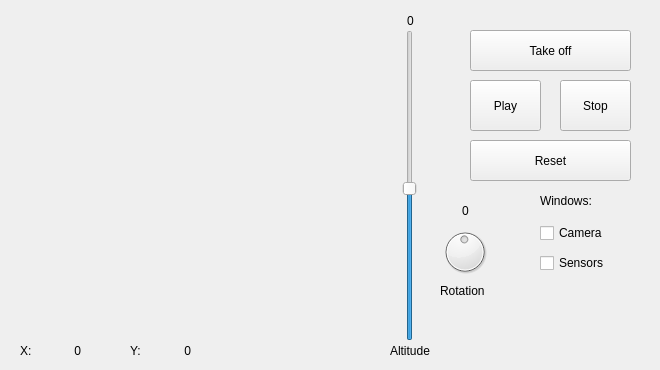
<?xml version="1.0" encoding="UTF-8"?>
<ui version="4.0">
 <class>MainWindow</class>
 <widget class="QMainWindow" name="MainWindow">
  <property name="geometry">
   <rect>
    <x>0</x>
    <y>0</y>
    <width>660</width>
    <height>370</height>
   </rect>
  </property>
  <property name="minimumSize">
   <size>
    <width>660</width>
    <height>370</height>
   </size>
  </property>
  <property name="maximumSize">
   <size>
    <width>660</width>
    <height>370</height>
   </size>
  </property>
  <property name="windowTitle">
   <string>Cat</string>
  </property>
  <widget class="QWidget" name="centralwidget">
   <widget class="QPushButton" name="takeoffButton">
    <property name="geometry">
     <rect>
      <x>470</x>
      <y>30</y>
      <width>161</width>
      <height>41</height>
     </rect>
    </property>
    <property name="text">
     <string>Take off</string>
    </property>
   </widget>
   <widget class="QSlider" name="altdSlider">
    <property name="geometry">
     <rect>
      <x>400</x>
      <y>30</y>
      <width>19</width>
      <height>311</height>
     </rect>
    </property>
    <property name="maximum">
     <number>100</number>
    </property>
    <property name="value">
     <number>49</number>
    </property>
    <property name="orientation">
     <enum>Qt::Vertical</enum>
    </property>
   </widget>
   <widget class="QPushButton" name="playButton">
    <property name="geometry">
     <rect>
      <x>470</x>
      <y>80</y>
      <width>71</width>
      <height>51</height>
     </rect>
    </property>
    <property name="text">
     <string>Play</string>
    </property>
    <property name="icon">
     <iconset resource="../resources/resources.qrc">
      <normaloff>:/images/play.png</normaloff>:/images/play.png</iconset>
    </property>
   </widget>
   <widget class="QPushButton" name="stopButton">
    <property name="geometry">
     <rect>
      <x>560</x>
      <y>80</y>
      <width>71</width>
      <height>51</height>
     </rect>
    </property>
    <property name="text">
     <string>Stop</string>
    </property>
    <property name="icon">
     <iconset resource="../resources/resources.qrc">
      <normaloff>:/images/stop.png</normaloff>:/images/stop.png</iconset>
    </property>
   </widget>
   <widget class="QLabel" name="windowsLabel">
    <property name="geometry">
     <rect>
      <x>540</x>
      <y>190</y>
      <width>71</width>
      <height>21</height>
     </rect>
    </property>
    <property name="text">
     <string>Windows:</string>
    </property>
   </widget>
   <widget class="QCheckBox" name="cameraCheck">
    <property name="geometry">
     <rect>
      <x>540</x>
      <y>220</y>
      <width>94</width>
      <height>26</height>
     </rect>
    </property>
    <property name="text">
     <string>Camera</string>
    </property>
   </widget>
   <widget class="QCheckBox" name="sensorsCheck">
    <property name="geometry">
     <rect>
      <x>540</x>
      <y>250</y>
      <width>94</width>
      <height>26</height>
     </rect>
    </property>
    <property name="text">
     <string>Sensors</string>
    </property>
   </widget>
   <widget class="QLabel" name="altdLabel">
    <property name="geometry">
     <rect>
      <x>390</x>
      <y>340</y>
      <width>51</width>
      <height>21</height>
     </rect>
    </property>
    <property name="text">
     <string>Altitude</string>
    </property>
   </widget>
   <widget class="QWidget" name="verticalLayoutWidget">
    <property name="geometry">
     <rect>
      <x>20</x>
      <y>30</y>
      <width>361</width>
      <height>301</height>
     </rect>
    </property>
    <layout class="QVBoxLayout" name="tlLayout"/>
   </widget>
   <widget class="QDial" name="rotationDial">
    <property name="geometry">
     <rect>
      <x>440</x>
      <y>220</y>
      <width>50</width>
      <height>64</height>
     </rect>
    </property>
    <property name="maximum">
     <number>100</number>
    </property>
    <property name="value">
     <number>49</number>
    </property>
   </widget>
   <widget class="QLabel" name="rotationLabel">
    <property name="geometry">
     <rect>
      <x>440</x>
      <y>280</y>
      <width>65</width>
      <height>21</height>
     </rect>
    </property>
    <property name="text">
     <string>Rotation</string>
    </property>
   </widget>
   <widget class="QLabel" name="XLabel">
    <property name="geometry">
     <rect>
      <x>20</x>
      <y>340</y>
      <width>21</width>
      <height>21</height>
     </rect>
    </property>
    <property name="text">
     <string>X:</string>
    </property>
   </widget>
   <widget class="QLabel" name="YLabel">
    <property name="geometry">
     <rect>
      <x>130</x>
      <y>340</y>
      <width>21</width>
      <height>21</height>
     </rect>
    </property>
    <property name="text">
     <string>Y:</string>
    </property>
   </widget>
   <widget class="QLabel" name="XValue">
    <property name="geometry">
     <rect>
      <x>40</x>
      <y>340</y>
      <width>41</width>
      <height>21</height>
     </rect>
    </property>
    <property name="text">
     <string>0</string>
    </property>
    <property name="alignment">
     <set>Qt::AlignRight|Qt::AlignTrailing|Qt::AlignVCenter</set>
    </property>
   </widget>
   <widget class="QLabel" name="YValue">
    <property name="geometry">
     <rect>
      <x>150</x>
      <y>340</y>
      <width>41</width>
      <height>21</height>
     </rect>
    </property>
    <property name="text">
     <string>0</string>
    </property>
    <property name="alignment">
     <set>Qt::AlignRight|Qt::AlignTrailing|Qt::AlignVCenter</set>
    </property>
   </widget>
   <widget class="QLabel" name="altdValue">
    <property name="geometry">
     <rect>
      <x>390</x>
      <y>10</y>
      <width>41</width>
      <height>21</height>
     </rect>
    </property>
    <property name="text">
     <string>0</string>
    </property>
    <property name="alignment">
     <set>Qt::AlignCenter</set>
    </property>
   </widget>
   <widget class="QLabel" name="rotValue">
    <property name="geometry">
     <rect>
      <x>445</x>
      <y>200</y>
      <width>41</width>
      <height>21</height>
     </rect>
    </property>
    <property name="text">
     <string>0</string>
    </property>
    <property name="alignment">
     <set>Qt::AlignCenter</set>
    </property>
   </widget>
   <widget class="QPushButton" name="resetButton">
    <property name="geometry">
     <rect>
      <x>470</x>
      <y>140</y>
      <width>161</width>
      <height>41</height>
     </rect>
    </property>
    <property name="text">
     <string>Reset</string>
    </property>
   </widget>
   <widget class="QWidget" name="verticalLayoutWidget_2">
    <property name="geometry">
     <rect>
      <x>570</x>
      <y>280</y>
      <width>81</width>
      <height>80</height>
     </rect>
    </property>
    <layout class="QVBoxLayout" name="logoLayout">
     <property name="spacing">
      <number>0</number>
     </property>
    </layout>
   </widget>
  </widget>
 </widget>
 <resources>
  <include location="../resources/resources.qrc"/>
 </resources>
 <connections/>
</ui>
